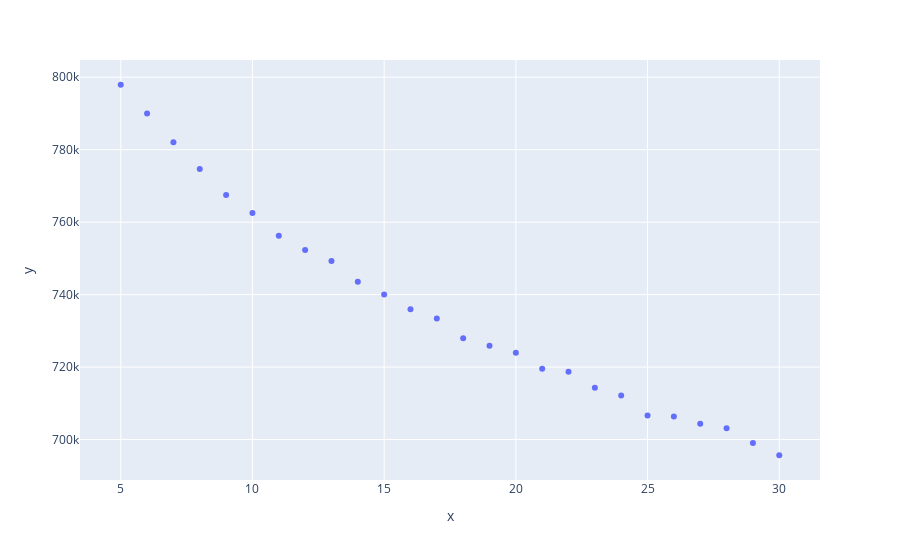

Here is the notebook cell this chart was saved with:
### Code cell
elbow(df, X, 100, 30)

### Figure 1 — Plotly figure (JSON) as saved in the notebook; plotly's stock layout.template omitted (floating-point values rounded to 4 significant figures)
{"data": [{"hovertemplate": "x=%{x}<br>y=%{y}<extra></extra>", "legendgroup": "", "marker": {"color": "#636efa", "symbol": "circle"}, "mode": "markers", "name": "", "orientation": "v", "showlegend": false, "type": "scatter", "x": [5, 6, 7, 8, 9, 10, 11, 12, 13, 14, 15, 16, 17, 18, 19, 20, 21, 22, 23, 24, 25, 26, 27, 28, 29, 30], "xaxis": "x", "y": [797900.0, 790000.0, 782100.0, 774700.0, 767500.0, 762500.0, 756300.0, 752300.0, 749300.0, 743500.0, 740000.0, 735900.0, 733400.0, 728000.0, 725900.0, 723900.0, 719500.0, 718700.0, 714300.0, 712200.0, 706600.0, 706400.0, 704400.0, 703100.0, 699000.0, 695700.0], "yaxis": "y"}], "layout": {"legend": {"tracegroupgap": 0}, "margin": {"t": 60}, "xaxis": {"anchor": "y", "domain": [0, 1], "title": {"text": "x"}}, "yaxis": {"anchor": "x", "domain": [0, 1], "title": {"text": "y"}}}}
